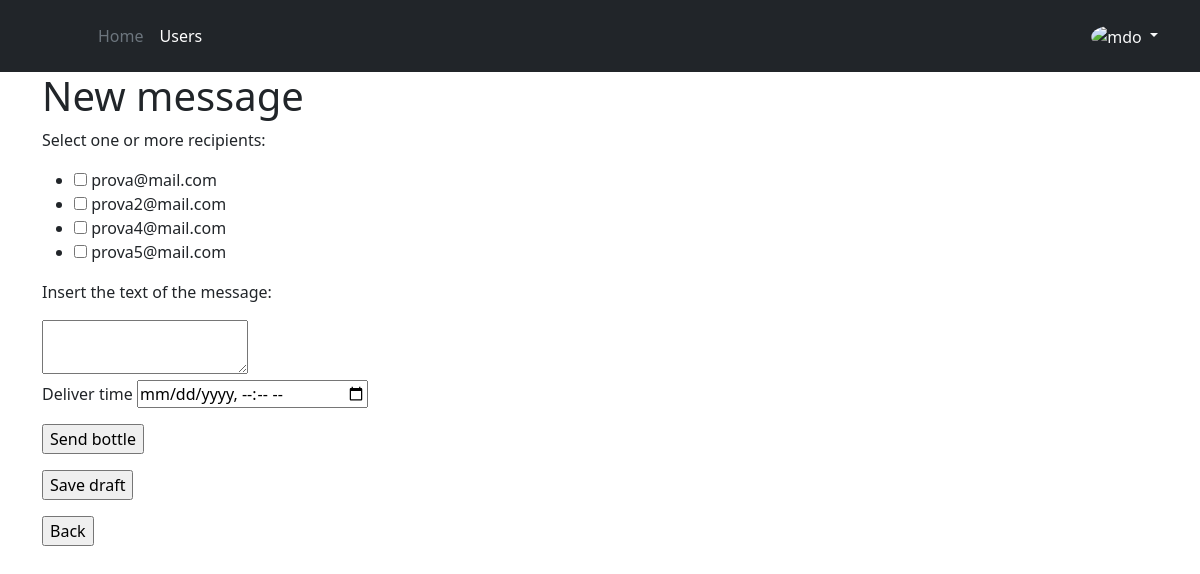
/new_message (signed in), run on an earlier commit of the app's database.
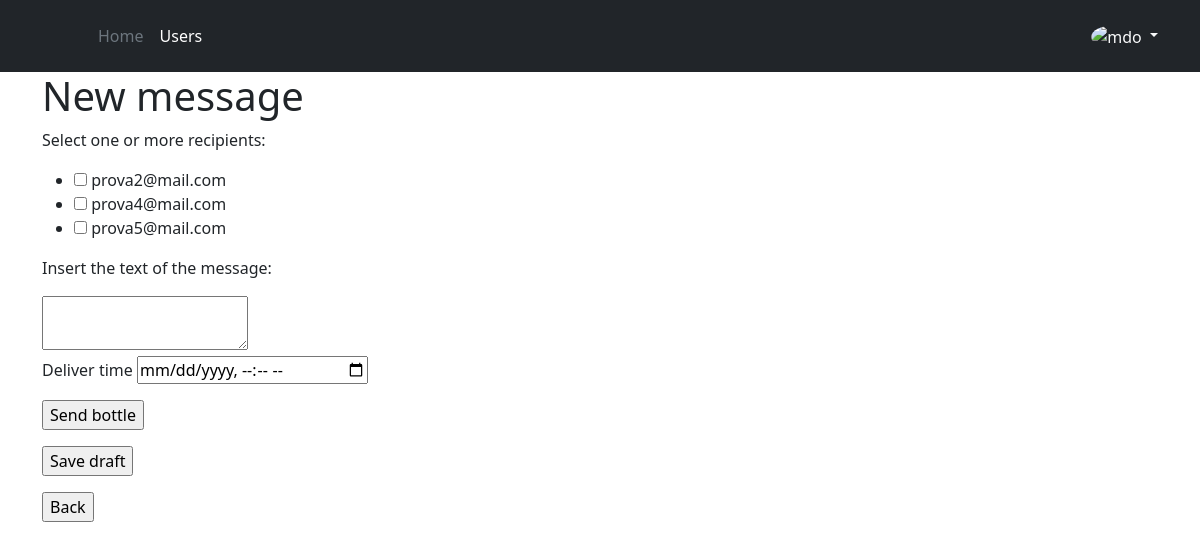
And on a later commit of the database.
### monolith/database.py (models this page shows, shortened)
class User(db.Model):
    __tablename__ = 'user'
    id = db.Column(db.Integer, primary_key=True, autoincrement=True)
    email = db.Column(db.Unicode(128), unique=True, nullable=False)
    firstname = db.Column(db.Unicode(128))
    lastname = db.Column(db.Unicode(128))
    password = db.Column(db.Unicode(128))
    date_of_birth = db.Column(db.Date)
    is_active = db.Column(db.Boolean, default=True)
    is_admin = db.Column(db.Boolean, default=False)
    is_anonymous = False
    has_picture = db.Column(db.Boolean, default=False)  # has the user a personal profile picture
    '''
    TODO 2nd priority stuffs
    lottery_points = db.Column(db.integer, default=0)
    content_filter_enabled = db.Column(db.Boolean, default=False)
    '''
    sent_messages = db.relationship('Message', backref='sender', lazy=True)
    received_messages = db.relationship('Message_Recipient', backref='recipient', lazy=True)
    reported_messages = db.relationship('Report', backref='reporter', lazy=True)
    @property
    def is_authenticated(self):
        return self._authenticated

### monolith/views/messages.py (the view, shortened to what this page needs)
@messages.route('/new_message', methods=['POST', 'GET'])
def new_message():
    if current_user is not None and hasattr(current_user, 'id'):
        msg_logic = MessageLogic()
        if request.method == 'GET':
            form = MessageForm()
            form.recipients.choices = msg_logic.get_list_of_recipients_email(current_user.id)
            single_recipient = request.args.get('single_recipient') # used to set a checkbox as checked if the recipient is choosen from the recipient list page
            return render_template('new_message.html', form=form, single_recipient=single_recipient)
        else:
            raise RuntimeError('This should not happen!')
    else: # user not logged
        return redirect('/login') # TODO print an error

### monolith/forms.py
class MessageForm(FlaskForm):
    recipients = MultiCheckboxField('recipients', choices=[]) # TODO write javascript script that set/remove the required attribute from the checkist
    content = f.TextAreaField('content', validators=[DataRequired()])
    deliver_time = f.DateTimeField('deliver_time', validators=[DataRequired()], format="%d-%m-%Y, %H:%M")

### monolith/auth.py (called while the page is built)
@login_manager.user_loader
def load_user(user_id):
    user = User.query.get(user_id)
    if user is not None:
        user._authenticated = True
    return user

### monolith/list_logic.py (called while the page is built, shortened)
    def retrieving_users(self, id):
        all_users = db.session.query(User).where(User.is_admin == False).where(User.id != id).where(User.is_active != False)
        return [a for a in all_users]

    def retrieving_users_in_blacklist(self, id):
        blacklist = db.session.query(Blacklist).where(or_(Blacklist.blocking_user_id == id, Blacklist.blocked_user_id == id))
        return [b for b in blacklist]

    def retrieving_recipients(self, id):
        all_users = self.retrieving_users(id)
        blacklist = self.retrieving_users_in_blacklist(id)
        return all_users

### monolith/templates/new_message.html (shortened to what this page needs)
{% extends "layout.html" %}
{% block content %}
<h1>New message</h1>
<form method="post">
    <p> Select one or more recipients:</p>
    <ul>
      {% for checkbox in form.recipients %}
      <li>
        {% if checkbox.data == single_recipient %}
          <input type="checkbox" name="recipients" value={{checkbox.data}} checked>
        {% else %}
            {{ checkbox }}
        {% endif %}
        {{ checkbox.data }}
      </li>
      {% endfor %}
    </ul>
    <p> Insert the text of the message:</p>
    {{ form.content }}
    <p>
      <label for="deliver_time">Deliver time</label>
      <input type="datetime-local" id="deliver_time" name="deliver_time">
    </p>
    <p>
      <input type="submit" name="submit" value="Send bottle"></input>
    </p>
    <p>
      <input type="submit" name="submit" value="Save draft"></input>
    </p>
</form>
<form method="get" action="/">
  <input type="submit" value="Back"></input>
</form>
{% endblock %}

What changed in the data, as far as the page shows it:
no longer on this page (row edited): User: data "prova@mail.com"
